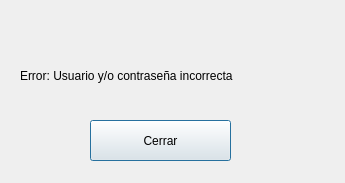
<?xml version="1.0" encoding="UTF-8"?>
<ui version="4.0">
 <class>Error_inicio</class>
 <widget class="QDialog" name="Error_inicio">
  <property name="geometry">
   <rect>
    <x>0</x>
    <y>0</y>
    <width>345</width>
    <height>183</height>
   </rect>
  </property>
  <property name="windowTitle">
   <string>ERROR</string>
  </property>
  <widget class="QLabel" name="label">
   <property name="geometry">
    <rect>
     <x>20</x>
     <y>60</y>
     <width>311</width>
     <height>31</height>
    </rect>
   </property>
   <property name="styleSheet">
    <string notr="true">font: 10pt &quot;MS Shell Dlg 2&quot;;</string>
   </property>
   <property name="text">
    <string>Error: Usuario y/o contraseña incorrecta</string>
   </property>
  </widget>
  <widget class="QPushButton" name="pushButton">
   <property name="geometry">
    <rect>
     <x>90</x>
     <y>120</y>
     <width>141</width>
     <height>41</height>
    </rect>
   </property>
   <property name="styleSheet">
    <string notr="true">font: 10pt &quot;MS Shell Dlg 2&quot;;</string>
   </property>
   <property name="text">
    <string>Cerrar</string>
   </property>
  </widget>
 </widget>
 <resources/>
 <connections/>
</ui>
